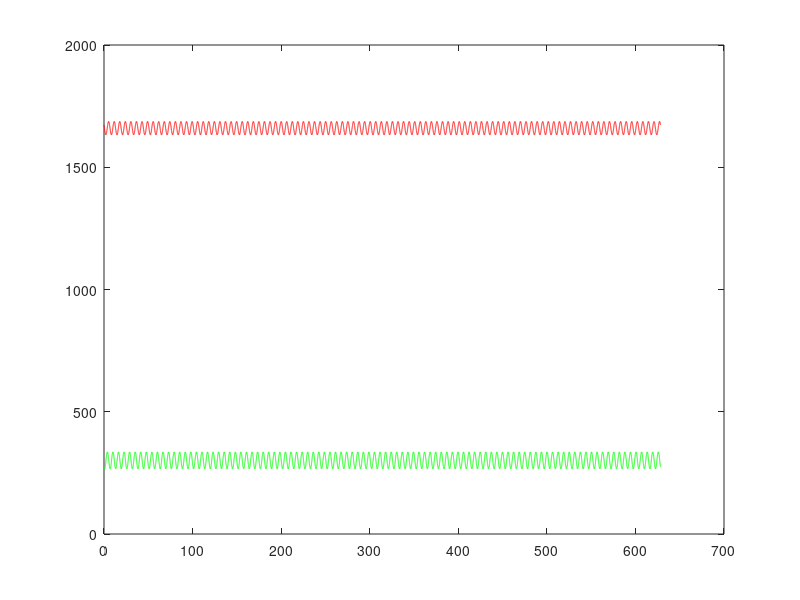

The MATLAB source for this figure: (Note: this script raises an error after producing the figure.)
%TIA——dcMMC
%%%%%%%%%%%%%%%%%%%%%%%%%%%%%%%%%%%%%%%%%%%%%%%%%%%%%%%%%%%%%%%%%%%%%%%%%%%
%% 大信号求解
% clc;
% clear;
fs=1e3;
Ts=1/fs;
ws=2*pi/Ts;
USM1=1000;
USM2=1000;
L=3e-3;
C=200e-6;
RL=5.51;
D=0.83;

f0=D;
fR2=sin(2*pi*D)*cos(2*pi*D)/(2*pi);
fI2=-sin(2*pi*D)*sin(2*pi*D)/(2*pi);

PfR2=2*pi*cos(4*pi*D)/(2*pi);
PfI2=2*pi*sin(4*pi*D)/(2*pi);

AM=[0,     0,     0,   -1/L,         0,          0;
    0,     0,     ws,   0,          -1/L,          0;
    0,     -ws,   0,    0,           0,          -1/L;
    1/C,   0,     0,   -1/(C*RL),    0,          0;
    0,     1/C,   0,    0,           -1/(C*RL),  ws;
    0,     0,     1/C,  0,           -ws,        -1/(C*RL) ];
BM=[D/L,D/L;
    fR2/L,fI2/L;
    fI2/L,fI2/L;
    0,     0;
    0,     0;
    0,     0];
U=[USM1;USM2];
X1=inv(AM)*(-BM*U)%求静态工作点
 theta=0:0.01*pi:2*pi*100;
IMV1 =X1(1)+2*X1(2)*cos(theta)-2*X1(3)*sin(theta);
UMV1 =X1(4)+2*X1(5)*cos(theta)-2*X1(6)*sin(theta);
figure(1)
plot (theta,IMV1,'Color','g');hold on
plot (theta,UMV1,'Color','R');hold on

%% 小信号求解
BMS=[D/L,D/L,2/L*(USM1),2/L*(USM2)
    fR2/L,fI2/L,1/L*(fR2)*(USM1),1/L*(fR2)*(USM2)
    fI2/L,fI2/L,1/L*(fI2)*(USM1),1/L*(fI2)*(USM2)
    0,     0,0,0;
    0,     0,0,0;
    0,     0,0,0        ];
CMS=[1,0,0,0,0,0;
   0,1,0,0,0,0;
   0,0,1,0,0,0;
   0,0,0,1,0,0;
   0,0,0,0,1,0;
   0,0,0,0,0,1];
G=ss(AM,BMS,CMS,0)  %创建系统模型

G1=tf(G)       %直接获取传递函数矩阵
w=[0,logspace(2,4,200)];
opt = bodeoptions; % 生成bode函数的属性设置默认结构体
opt.FreqUnits = 'Hz'; % 将频率单位设置成 Hz （默认是 rad/s）
% opt.PhaseWrapping = 'on'; % 关键设置：打开自动换算相位开关
% opt.PhaseWrappingBranch =-180; %这是默认值，此行代码可以省略，大意是小于-180的相位进行换算
figure(2)





bode(G1(4,3),w,opt);hold on

xlim([10 1000]) ;


wout=unnamed(:,1).*(2*pi); %化成弧度秒
magg=10.^(unnamed(:,2)./20);%由分贝转化为放大倍数  20*log(a)=MAG
phasee=unnamed(:,3);

data = frd(magg.*exp(1j*phasee*pi/180),wout);

np=2;
nz=0;

bode(data,'*')
Width=6;Height=6;%单位为厘米！！！这里根据需求更改。。。
ScreenSize=13.3; % 屏幕大小，单位为英寸，且应该注意该值通常指对角线的长度，需根据勾股定理计算宽高
ScreenSizeInCM=ScreenSize*2.45; %1英寸等于2.45厘米，长度换算
scrsz = get(0,'ScreenSize');  %得到屏幕分辨率
ScreenWidth=ScreenSizeInCM/sqrt(1+(scrsz(4)/scrsz(3))^2);%屏幕宽，单位为厘米
ScreenHeight=ScreenWidth*scrsz(4)/scrsz(3);%屏幕高，单位厘米
WidthRatio=Width/ScreenWidth;%图形的期望宽度与屏幕宽度的比值
HeightRatio=Height/ScreenHeight;%图形的期望高度与屏幕高度的比值
set(gcf,'Unit','Normalized','Position',[0.4 0.4 WidthRatio HeightRatio]);%设置绘图的大小，无需再到word里再调整大小

